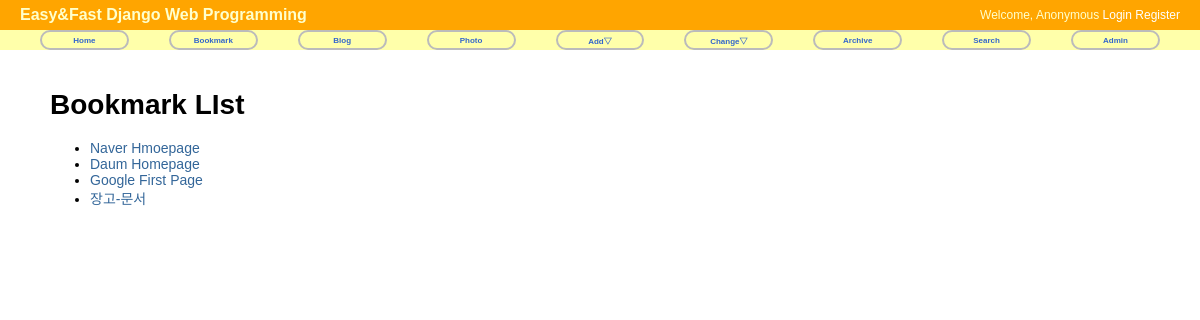
Screenshot of /bookmark/ with the database file from the repository.
### bookmark/models.py (models this page shows)
class Bookmark(models.Model):
    title = models.CharField(max_length=100, blank=True, null=True)
    url = models.URLField('url', unique=True)
    owner = models.ForeignKey(User, null=True, on_delete=models.DO_NOTHING)  # models.CASCADE
    def __str__(self):
        return self.title

### bookmark/views.py (the view)
# urls.py: path('', views.BookmarkLV.as_view(), name='index'),
class BookmarkLV(ListView):
    model = Bookmark

### bookmark/templates/bookmark/bookmark_list.html (shortened to what this page needs)
{% extends "base.html" %}
{% block content %}
<div id="content">
    <h1>Bookmark LIst</h1>
    <ul>
        {% for bookmark in object_list %}
            <li><a href="{% url 'bookmark:detail' bookmark.id %}">{{ bookmark }}</a></li>
        {% endfor %}
    </ul>
</div>
{% endblock %}

### static/css/base.css (style rules this page uses)
body { font-family: "Lucida Grande", Verdana, Arial, sans-serif; font-size: 14px; }
div#content { position: absolute; top: 70px; left: 50px; right: 50px; }
a:link, a:visited { color: #369; text-decoration: none; }

### rows the page displays
Bookmark: title "Naver Hmoepage"
Bookmark: title "Daum Homepage"
Bookmark: title "Google First Page"
Bookmark: title "장고-문서"
